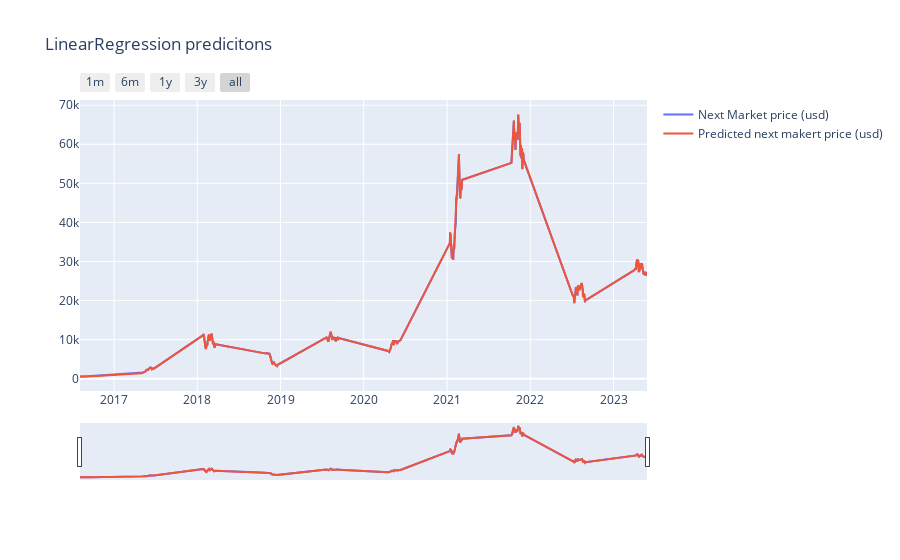

The code cell stored with this chart in its notebook:
### Code cell
utilities.show_results(simple_pred_most_corr, MODEL_NAME)

### Figure 1 — Plotly figure (JSON) as saved in the notebook; plotly's stock layout.template omitted (floating-point values rounded to 4 significant figures; data arrays with more than 128 entries replaced by an {"elided": "..."} marker saying what was removed)
{"data": [{"mode": "lines", "name": "Next Market price (usd)", "type": "scatter", "x": {"elided": "25960 str values"}, "y": {"elided": "25960 float values"}}, {"mode": "lines", "name": "Predicted next makert price (usd)", "type": "scatter", "x": {"elided": "25960 str values"}, "y": {"elided": "25960 float values"}}], "layout": {"title": {"text": "LinearRegression predicitons"}, "xaxis": {"rangeselector": {"buttons": [{"count": 1, "label": "1m", "step": "month", "stepmode": "backward"}, {"count": 6, "label": "6m", "step": "month", "stepmode": "backward"}, {"count": 12, "label": "1y", "step": "month", "stepmode": "backward"}, {"count": 36, "label": "3y", "step": "month", "stepmode": "backward"}, {"step": "all"}]}, "rangeslider": {"visible": true}, "type": "date"}}}
